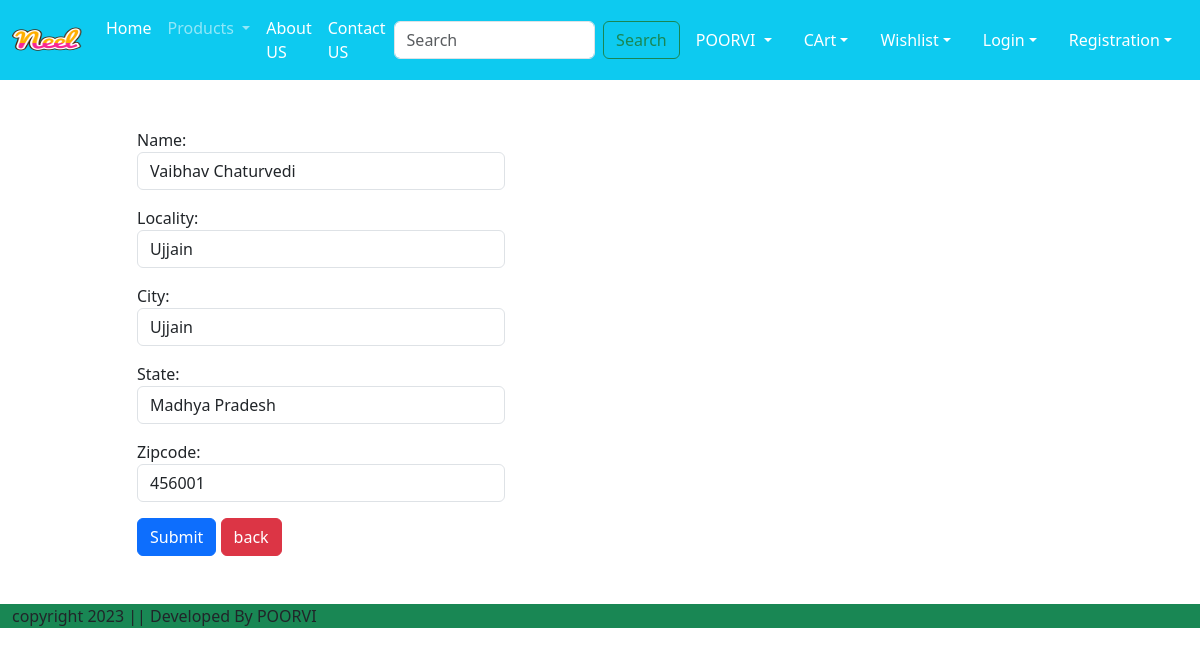
Screenshot of /updateAddress/1 with the database file from the repository.
### app/models.py (models this page shows, shortened)
class Customer(models.Model):
    user = models.ForeignKey(User, on_delete=models.CASCADE)
    name = models.CharField(max_length=200)
    locality=models.CharField(max_length=200)
    city = models.CharField(max_length=50)
    zipcode = models.IntegerField()
    state = models.CharField(choices=STATE_CHOICES,max_length=50)

### app/views.py (the view, shortened to what this page needs)
# urls.py: path("updateAddress/<int:pk>",views.updateAddress.as_view(),name='updateAddress'),
class updateAddress(View):
    def get(self,request,pk):
        add=Customer.objects.get(pk=pk)
        form =CustomerProfileForm(instance=add)
        return render(request,'app/updateAddress.html',locals())

### app/forms.py
class CustomerProfileForm(forms.ModelForm):
    class Meta:
        model = Customer
        fields = ['name', 'locality', 'city', 'state', 'zipcode']
        widgets = {'name': forms.TextInput(attrs={'class' : 'form-control'}), 'locality':forms.TextInput(attrs={'class' : 'form-control'}), 'city': forms.TextInput(attrs={'class' : 'form-control'}), 'state': forms.Select(attrs={'class' : 'form-control'}), 'zipcode': forms.NumberInput(attrs={'class' : 'form-control'})}

### app/templates/app/updateAddress.html (shortened to what this page needs)
{% extends 'app/base.html' %}
{% load static %}
{% block Main-content %}
<div class="container my-5">
    <div class="row">
     <div class="col-sm-8 offset-sm-1">
        <form action="" method="post">
        {% for fm in form %}
             <div class="form-group col-lg-6 mb-3">
                {{fm.label_tag}} {{fm}} <small class="text-danger">{{fm.error|striptags}}</small>
             </div>
       {% endfor %}
           <div class="col-12 mt-3">
           <button type="submit" class="btn btn-primary">Submit</button>
          <a class="btn btn-danger" type="button" href="{% url 'address' %}">back</a>
           </div>
  </form>
   </div>
  </div>
</div>
{% endblock Main-content %}

### rows the page displays
Customer: form "Vaibhav Chaturvedi" "Ujjain" "Ujjain" "Madhya Pradesh" "456001"

### other values shown
{{ fm.label_tag }} "Name:" "Locality:" "City:" "State:" "Zipcode:"
